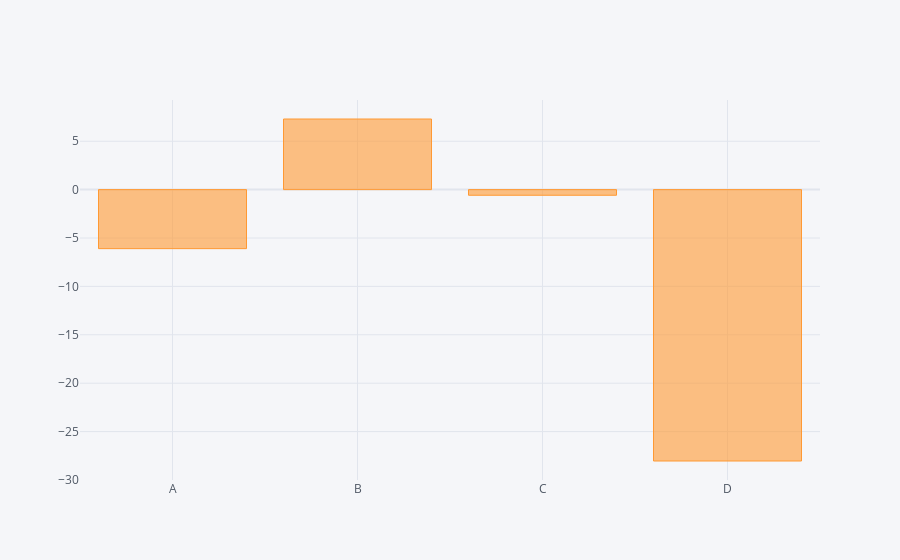

Notebook code cell kept with this figure:
### Code cell
df.sum().iplot(kind = 'bar')

### Figure 1 — Plotly figure (JSON) as saved in the notebook; plotly's stock layout.template omitted (floating-point values rounded to 4 significant figures)
{"data": [{"marker": {"color": "rgba(255, 153, 51, 0.6)", "line": {"color": "rgba(255, 153, 51, 1.0)", "width": 1}}, "name": "None", "orientation": "v", "text": "", "type": "bar", "x": ["A", "B", "C", "D"], "y": [-6.1, 7.295, -0.5823, -28.04]}], "layout": {"legend": {"bgcolor": "#F5F6F9", "font": {"color": "#4D5663"}}, "paper_bgcolor": "#F5F6F9", "plot_bgcolor": "#F5F6F9", "title": {"font": {"color": "#4D5663"}}, "xaxis": {"gridcolor": "#E1E5ED", "showgrid": true, "tickfont": {"color": "#4D5663"}, "title": {"font": {"color": "#4D5663"}, "text": ""}, "zerolinecolor": "#E1E5ED"}, "yaxis": {"gridcolor": "#E1E5ED", "showgrid": true, "tickfont": {"color": "#4D5663"}, "title": {"font": {"color": "#4D5663"}, "text": ""}, "zerolinecolor": "#E1E5ED"}}}
